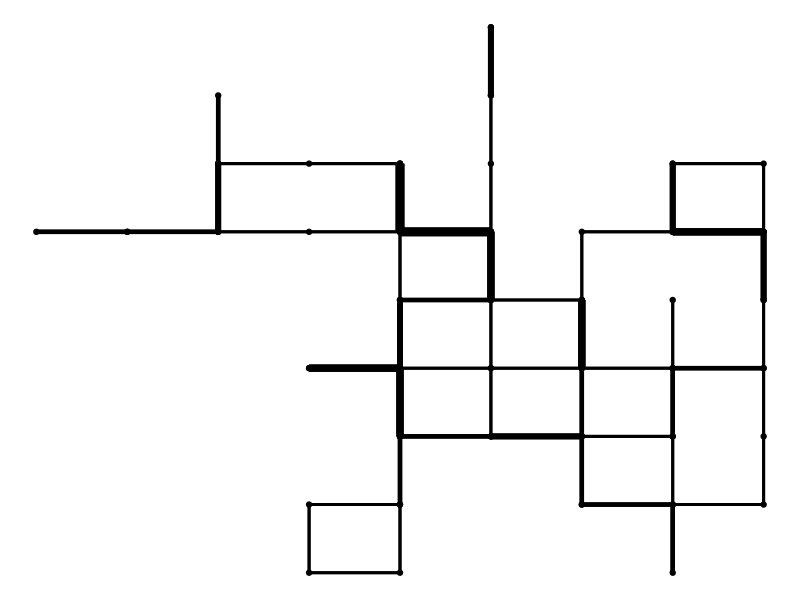
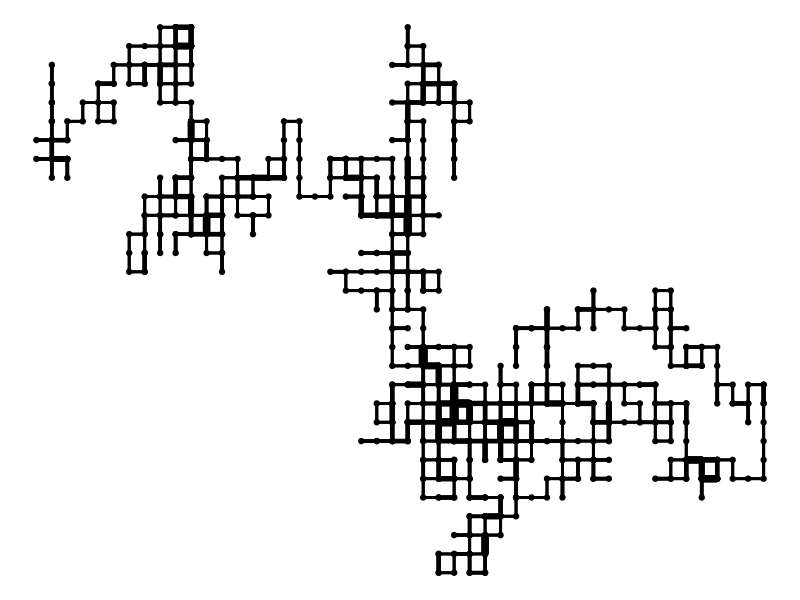

These charts were generated, in order, by the following R code:
## ---- chunk 1
knitr::opts_chunk$set(echo = TRUE, message = FALSE)
## ---- chunk 2
library(tidyverse)
## ---- chunk 3
random_walk <- function(steps = 100, d = 2){
  
  dim <- sample(1:d, steps, replace = TRUE)
  move <- sample(c(-1, 1), steps, replace = TRUE)
  
  moves <- map_dfc(1:d, ~ c(0, cumsum(ifelse(dim == ., move, 0))))
  
  return(moves)
  
}
## ---- chunk 4
set.seed(1111)
rw <- random_walk()
rw
## ---- chunk 5
plot_random_walk <- function(coords){
  
  names(coords) <- c("x0", "y0")
  
  segments <- coords |>
    mutate(x1 = lead(x0), y1 = lead(y0)) |>
    slice(-n())
  
  segments <- segments |>
    group_by(x0, y0, x1, y1) |>
    count()
  
  s_segments <- full_join(segments, 
                          segments, 
                          by =c("x0" = "x1", "y0" = "y1",
                                "x1" = "x0", "y1" = "y0")) |>
    replace_na(list(n.x =0, n.y = 0)) |>
    mutate(n = n.x + n.y)
  
  ggplot(coords, aes(x0, y0)) +
    geom_point() +
    geom_segment(data = s_segments, aes(x = x0, y = y0, xend = x1, yend = y1, linewidth = n)) +
    scale_linewidth(range = c(1, 3)) +
    theme_void() +
    theme(legend.position = "none")
  
}
## ---- chunk 6
plot_random_walk(rw)
## ---- chunk 7
set.seed(2222)
rw_1000 <- random_walk(steps = 1000)
plot_random_walk(rw_1000)
## ---- chunk 8
sessionInfo()
